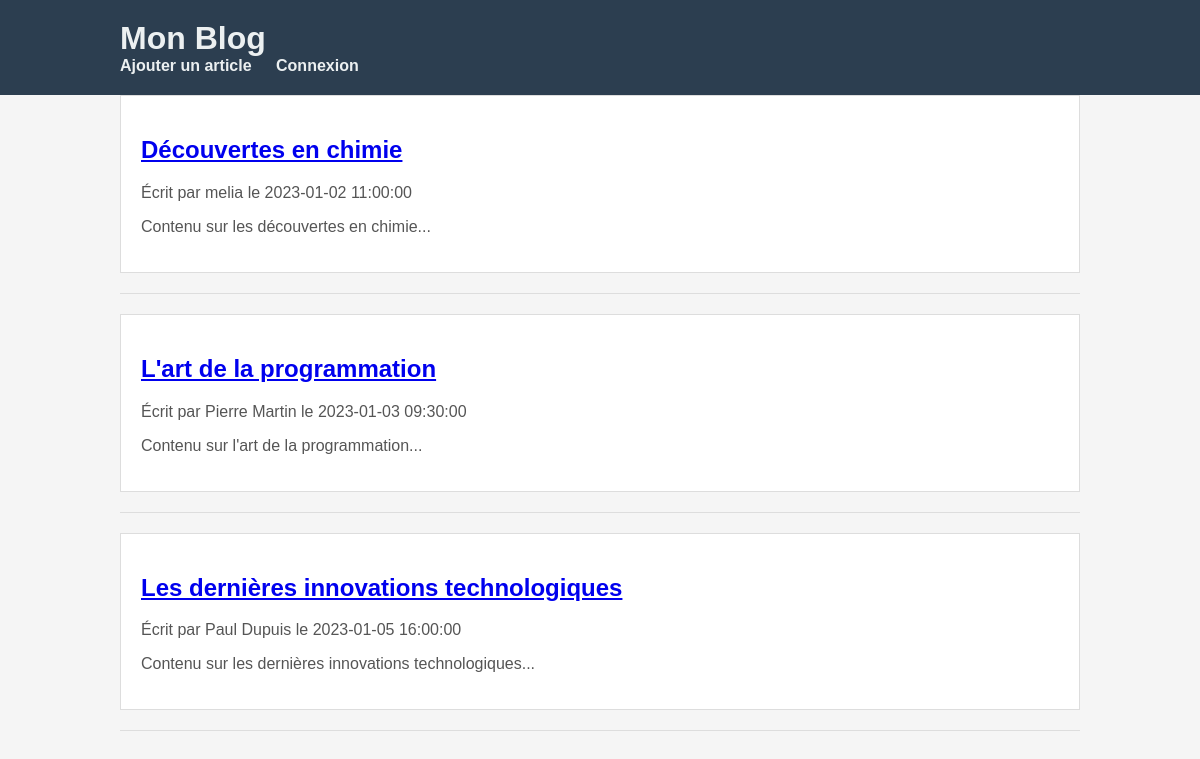
The page / on the database its author committed.
### tables this page shows
CREATE TABLE `articles` (
  `id` int(11) NOT NULL AUTO_INCREMENT,
  `auteur` varchar(255) NOT NULL,
  `titre` varchar(255) NOT NULL,
  `date` datetime NOT NULL,
  `contenu` text DEFAULT NULL,
  PRIMARY KEY (`id`)
);

### Database.php (called while the page is built, shortened)
<?php
class Database {
    private $host = 'localhost';
    private $db = 'blog';
    private $user = 'root';
    private $pass = 'password';
    private $charset = 'utf8mb4';
    public $pdo = null;
    public function __construct() {
        try {
            $dsn = "mysql:host=$this->host;dbname=$this->db;charset=$this->charset";
            $options = [
                PDO::ATTR_ERRMODE => PDO::ERRMODE_EXCEPTION,
                PDO::ATTR_DEFAULT_FETCH_MODE => PDO::FETCH_ASSOC,
                PDO::ATTR_EMULATE_PREPARES => false,
            ];
            $this->pdo = new PDO($dsn, $this->user, $this->pass, $options);
        } catch (\PDOException $e) {
            throw new \PDOException($e->getMessage(), (int)$e->getCode());
        }
    }
    public function getAllArticles() {
        $stmt = $this->pdo->query("SELECT * FROM articles");
        return $stmt->fetchAll();
    }
}
?>

### index.php (the view, shortened to what this page needs)
<!DOCTYPE html>
<html>
<head>
    <link rel="stylesheet" href="style.css">
</head>
<body>
    <header>
        <div class="container">
            <h1 id="branding">Mon Blog</h1>
            <nav>
                <ul>
                    <li><a href="ajouter.php">Ajouter un article</a></li>
                    <?php if (!isset($_SESSION['username'])): ?>
                        <li><a href=connexion.php>Connexion</a></li>
                    <?php else: ?>
                        <li><a href="deconnexion.php">Déconnexion</a></li>
                    <?php endif; ?>
                </ul>
            </nav>
        </div>
    </header>
    <div class="container">
        <?php
        include 'Database.php';
        $db = new Database();
        $articles = $db->getAllArticles();
        foreach ($articles as $article) {
            echo "<article>";
            echo "<h2><a href='article.php?id=" . $article['id'] . "'>" . htmlspecialchars($article['titre']) . "</a></h2>";
            echo "<p>Écrit par " . htmlspecialchars($article['auteur']) . " le " . $article['date'] . "</p>";
            echo "<p>" . htmlspecialchars($article['contenu']) . "</p>";
            echo "</article>";
            echo "<hr>";
        }
        ?>
    </div>
</body>
</html>

### style.css (style rules this page uses)
body { font-family: 'Arial', sans-serif; background-color: #f5f5f5; color: #333; margin: 0; padding: 0; }
.container { width: 80%; margin: 0 auto; }
header { background-color: #2c3e50; color: #ecf0f1; padding: 20px 0; }
#branding { margin: 0; }
nav ul { list-style: none; padding: 0; margin: 0; }
nav ul li { display: inline; margin-right: 20px; }
nav a { text-decoration: none; color: #ecf0f1; font-weight: bold; }
article { background-color: #fff; border: 1px solid #ddd; margin-bottom: 20px; padding: 20px; }
article h2 { color: #3498db; }
article p { color: #555; }
hr { border: 0; height: 1px; background: #ddd; margin: 20px 0; }

### rows shown on the page
articles: titre "Découvertes en chimie", auteur "melia", date "2023-01-02 11:00:00", contenu "Contenu sur les découvertes en chimie..."
articles: titre "L'art de la programmation", auteur "Pierre Martin", date "2023-01-03 09:30:00", contenu "Contenu sur l'art de la programmation..."
articles: titre "Les dernières innovations technologiques", auteur "Paul Dupuis", date "2023-01-05 16:00:00", contenu "Contenu sur les dernières innovations technologiques..."
